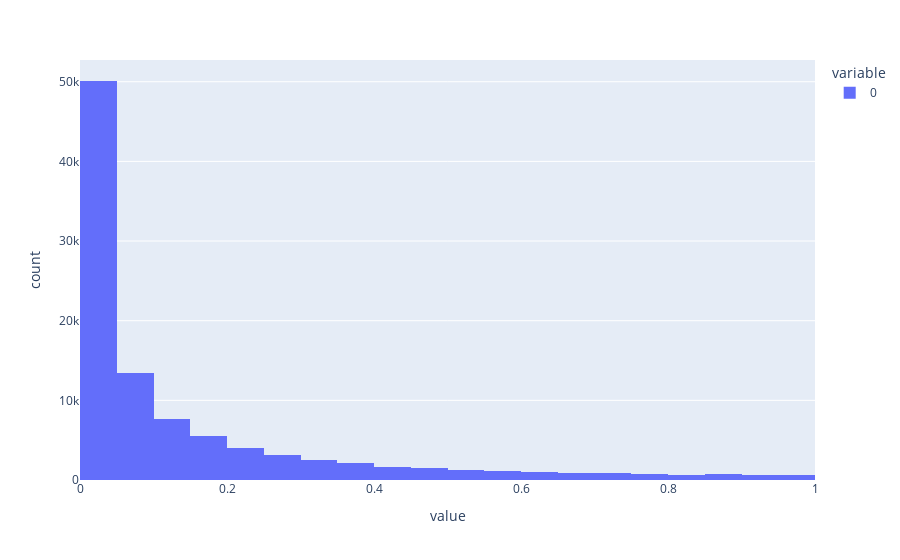

Notebook code cell kept with this figure:
### Code cell
import plotly.express as px

fig = px.histogram(p, nbins=20)

fig.update_traces(xbins=dict(
    start=0.0,
    end=1.0,
    size=.05
))

fig

### Figure 1 — Plotly figure (JSON) as saved in the notebook; plotly's stock layout.template omitted (floating-point values rounded to 4 significant figures; data arrays with more than 128 entries replaced by an {"elided": "..."} marker saying what was removed)
{"data": [{"alignmentgroup": "True", "bingroup": "x", "hovertemplate": "variable=0<br>value=%{x}<br>count=%{y}<extra></extra>", "legendgroup": "0", "marker": {"color": "#636efa", "pattern": {"shape": ""}}, "name": "0", "nbinsx": 20, "offsetgroup": "0", "orientation": "v", "showlegend": true, "type": "histogram", "x": {"elided": "100000 float values"}, "xaxis": "x", "xbins": {"end": 1, "size": 0.05, "start": 0}, "yaxis": "y"}], "layout": {"barmode": "relative", "legend": {"title": {"text": "variable"}, "tracegroupgap": 0}, "margin": {"t": 60}, "xaxis": {"anchor": "y", "domain": [0, 1], "title": {"text": "value"}}, "yaxis": {"anchor": "x", "domain": [0, 1], "title": {"text": "count"}}}}
